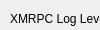
            <widget class="QWidget" name="page_xmlrpc_logger_settings">
             <property name="geometry">
              <rect>
               <x>0</x>
               <y>0</y>
               <width>100</width>
               <height>30</height>
              </rect>
             </property>
             <attribute name="label">
              <string>Logger Settings</string>
             </attribute>
             <widget class="QComboBox" name="cb_xmlrpc_log_level">
              <property name="geometry">
               <rect>
                <x>10</x>
                <y>30</y>
                <width>161</width>
                <height>22</height>
               </rect>
              </property>
              <property name="font">
               <font>
                <family>Arial</family>
               </font>
              </property>
              <property name="styleSheet">
               <string notr="true"/>
              </property>
              <property name="editable">
               <bool>false</bool>
              </property>
              <property name="placeholderText">
               <string/>
              </property>
              <item>
               <property name="text">
                <string>Info</string>
               </property>
              </item>
              <item>
               <property name="text">
                <string>Warning</string>
               </property>
              </item>
              <item>
               <property name="text">
                <string>Error</string>
               </property>
              </item>
              <item>
               <property name="text">
                <string>Debug</string>
               </property>
              </item>
             </widget>
             <widget class="QLabel" name="lbl_xmlrpc">
              <property name="geometry">
               <rect>
                <x>10</x>
                <y>10</y>
                <width>161</width>
                <height>18</height>
               </rect>
              </property>
              <property name="font">
               <font>
                <family>Arial</family>
               </font>
              </property>
              <property name="text">
               <string>XMRPC Log Level:</string>
              </property>
             </widget>
             <widget class="QCheckBox" name="chk_xmlrpc_log_requests">
              <property name="geometry">
               <rect>
                <x>180</x>
                <y>30</y>
                <width>161</width>
                <height>22</height>
               </rect>
              </property>
              <property name="font">
               <font>
                <family>Arial</family>
                <pointsize>-1</pointsize>
                <weight>75</weight>
                <bold>true</bold>
               </font>
              </property>
              <property name="styleSheet">
               <string notr="true">
/*-----QCheckBox-----*/
QCheckBox
{
	background-color: transparent;
	color: #c2c7d5;
	font-size: 10px;
	font-weight: bold;
	border: none;
	border-radius: 5px;

}


/*-----QCheckBox-----*/
QCheckBox::indicator
{
    color: #b1b1b1;
    background-color: #323232;
    border: 1px solid darkgray;
    width: 12px;
    height: 12px;

}


QCheckBox::indicator:checked
{
    image:url(&quot;./ressources/check.png&quot;);
	background-color:  rgb(170, 255, 127);
    border: 1px solid rgb(170, 255, 127);

}

QCheckBox::indicator:unchecked
{
    image:url(&quot;./ressources/check.png&quot;);
	background-color: rgb(255, 116, 116);
    border: 1px solid rgb(255, 116, 116);

}



</string>
              </property>
              <property name="text">
               <string>Log Requests</string>
              </property>
             </widget>
            </widget>
